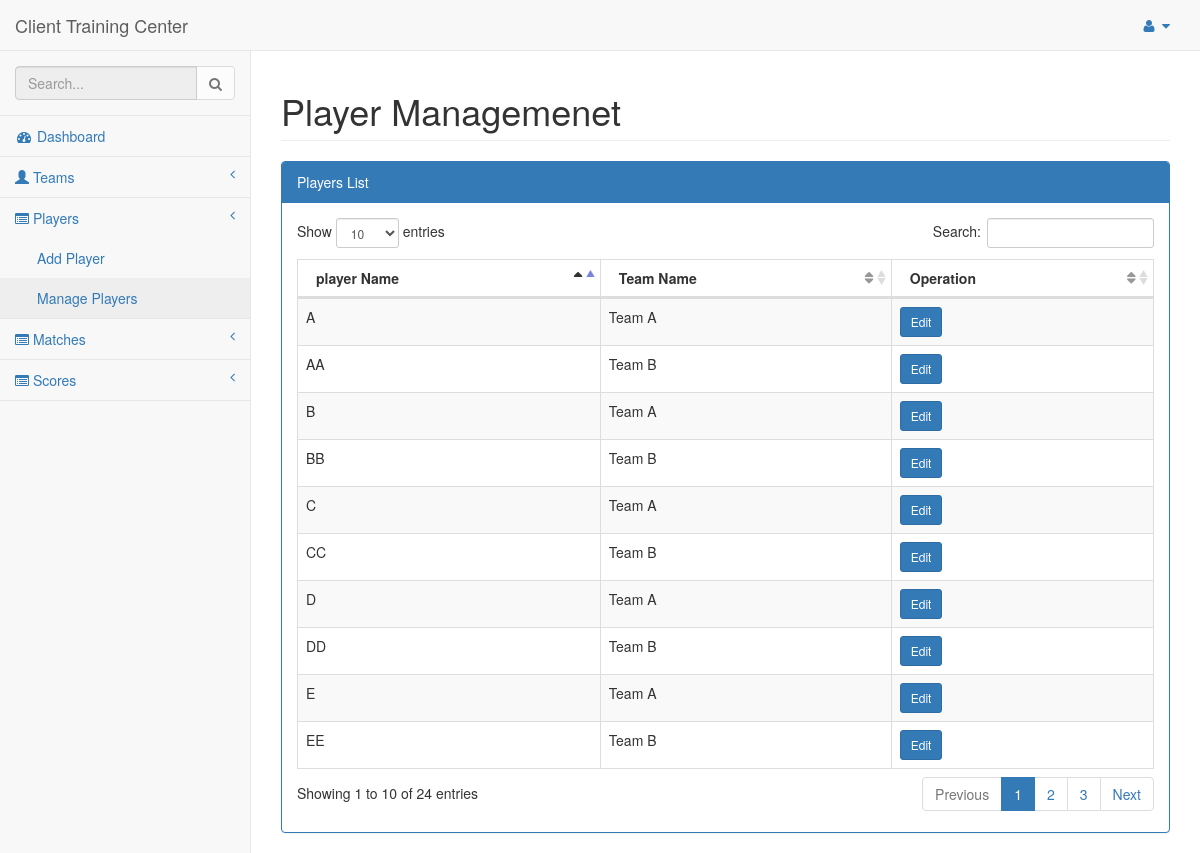
/playerList.php, run on the app's committed database.
### tables this page shows
CREATE TABLE `players` (
  `id` int(11) NOT NULL,
  `player_name` varchar(60) NOT NULL,
  `team_id` int(11) NOT NULL,
  `position` int(11) NOT NULL,
  `status` int(30) NOT NULL
);

CREATE TABLE `team` (
  `id` int(30) NOT NULL,
  `teamName` varchar(255) NOT NULL,
  `location` varchar(255) NOT NULL,
  `status` int(11) NOT NULL
);

### classes/database.php (called while the page is built, shortened)
<?php
Class Database{
 public $host   = "localhost";
 public $user   = "root";
 public $pass   = "";
 public $dbname = "admin_db";
 public $link;
private function connectDB(){
 $this->link = new mysqli($this->host, $this->user, $this->pass,
  $this->dbname);
 $this->link->set_charset("UTF8");
 }
public function select($query){
  $result = $this->link->query($query) or
   die($this->link->error.__LINE__);
  if($result->num_rows > 0){
    return $result;
  } else {
    return false;
  }
 }
}

### classes/Player.php (called while the page is built, shortened)
<?php
$filepath=realpath(dirname(__FILE__));
include_once ($filepath.'/database.php');
class Player
{   private $db;
	function __construct()
	{
		$this->db=new Database();
	}
      public function getAllPlayer()
    {
        $query="select * from players";
        $result=$this->db->select($query);
        return $result;
    }
    public function getAllRecord($id,$table)
    {
        $query="select * from $table where id='$id'";
        $result=$this->db->select($query);
        return $result;
    }
}

### playerList.php (the view, shortened to what this page needs)
<!DOCTYPE html>
<html lang="en">
<?php include_once 'classes/Player.php';
$pl=new Player();
?>
<head>
    <link href="vendor/bootstrap/css/bootstrap.min.css" rel="stylesheet">
    <link href="vendor/metisMenu/metisMenu.min.css" rel="stylesheet">
    <link href="dist/css/sb-admin-2.css" rel="stylesheet">
    <link href="vendor/datatables-plugins/dataTables.bootstrap.css" rel="stylesheet">
    <link href="vendor/datatables-responsive/dataTables.responsive.css" rel="stylesheet">
    <link href="vendor/morrisjs/morris.css" rel="stylesheet">
    <link href="vendor/font-awesome/css/font-awesome.min.css" rel="stylesheet" type="text/css">
</head>
<body>
    <div id="wrapper">
        <?php include_once 'includes/navbar.php'?>
        <div id="page-wrapper">
            <div class="row">
                <div class="col-lg-12">
                    <h1 class="page-header">Player Managemenet</h1>
                </div>
            </div>
            <div class="row">
                <div class="col-lg-12">
                    <div class="panel panel-primary">
                        <div class="panel-heading">
                            Players List
                        </div>
                        <div class="panel-body">
                            <table width="100%" class="table table-striped table-bordered table-hover" id="dataTables-example">
                                <thead>
                                <tr>
                                    <th>player Name</th>
                                    <th>Team Name</th>
                                    <th>Operation</th>
                                </tr>
                                </thead>
                                <tbody>
                                <?php
                                    $player=$pl->getAllplayer();
                                    if($player)
                                    {
                                        while ($getAll=$player->fetch_assoc())
                                        {
                                ?>
                                <tr class="odd gradeX">
                                    <td><?php echo $getAll['player_name']; ?></td>
                                    <td><?php
                                    $team=$pl->getAllRecord($getAll['team_id'],'team');
                                         $get=$team->fetch_assoc();
                                         echo $get['teamName'];
                                     ?></td>
                                    <td>
                                        <a type="submit" name="openModel" class="btn btn-sm btn-primary" href="updatePlayer.php?update=<?php echo $getAll['id']; ?>">Edit</a>
            </div>
         </div>
      </div>
   </div>
                                    </td>
                                </tr>
                                <?php }} ?>
</body>
</html>

### includes/navbar.php (shortened to what this page needs)
<nav class="navbar navbar-default navbar-static-top" role="navigation" style="margin-bottom: 0">
    <div class="navbar-header">
        <a class="navbar-brand" href="dashboard.php">Client Training Center</a>
    </div>
    <ul class="nav navbar-top-links navbar-right">
        <li class="dropdown">
            <a class="dropdown-toggle" data-toggle="dropdown" href="#">
                <i class="fa fa-user fa-fw"></i> <i class="fa fa-caret-down"></i>
            </a>
        </li>
    </ul>
    <div class="navbar-default sidebar" role="navigation">
        <div class="sidebar-nav navbar-collapse">
            <ul class="nav" id="side-menu">
                <li class="sidebar-search">
                    <div class="input-group custom-search-form">
                        <input type="text" class="form-control" placeholder="Search..." disabled>
                        <span class="input-group-btn">
                                <button class="btn btn-default" type="button" disabled>
                                    <i class="fa fa-search"></i>
                                </button>
                            </span>
                    </div>
                </li>
                <li>
                    <a href="dashboard.php"><i class="fa fa-dashboard fa-fw"></i> Dashboard</a>
                </li>
                <li>
                    <a href="###"><span class="glyphicon glyphicon-user"></span></i> Teams<span class="fa arrow"></span></a>
                </li>
                <li>
                    <a href="##"><i class="fa fa fa-list-alt" aria-hidden="true"></i> Players<span class="fa arrow"></span></a>
                    <ul class="nav nav-second-level">
                        <li>
                            <a href="addPlayer.php">Add Player</a>
                        </li>
                        <li>
                            <a href="playerList.php">Manage Players</a>
                        </li>
                    </ul>
                </li>
                <li>
                    <a href="##"><i class="fa fa fa-list-alt" aria-hidden="true"></i> Matches<span class="fa arrow"></span></a>
                </li>
                <li>
                    <a href="##"><i class="fa fa fa-list-alt" aria-hidden="true"></i> Scores<span class="fa arrow"></span></a>
                </li>
            </ul>
        </div>
    </div>
</nav>

### data on the page
players: player_name "A", team.teamName "Team A"
players: player_name "B", team.teamName "Team A"
players: player_name "C", team.teamName "Team A"
players: player_name "D", team.teamName "Team A"
players: player_name "E", team.teamName "Team A"
players: player_name "AA", team.teamName "Team B"
players: player_name "BB", team.teamName "Team B"
players: player_name "CC", team.teamName "Team B"
players: player_name "DD", team.teamName "Team B"
players: player_name "EE", team.teamName "Team B"
